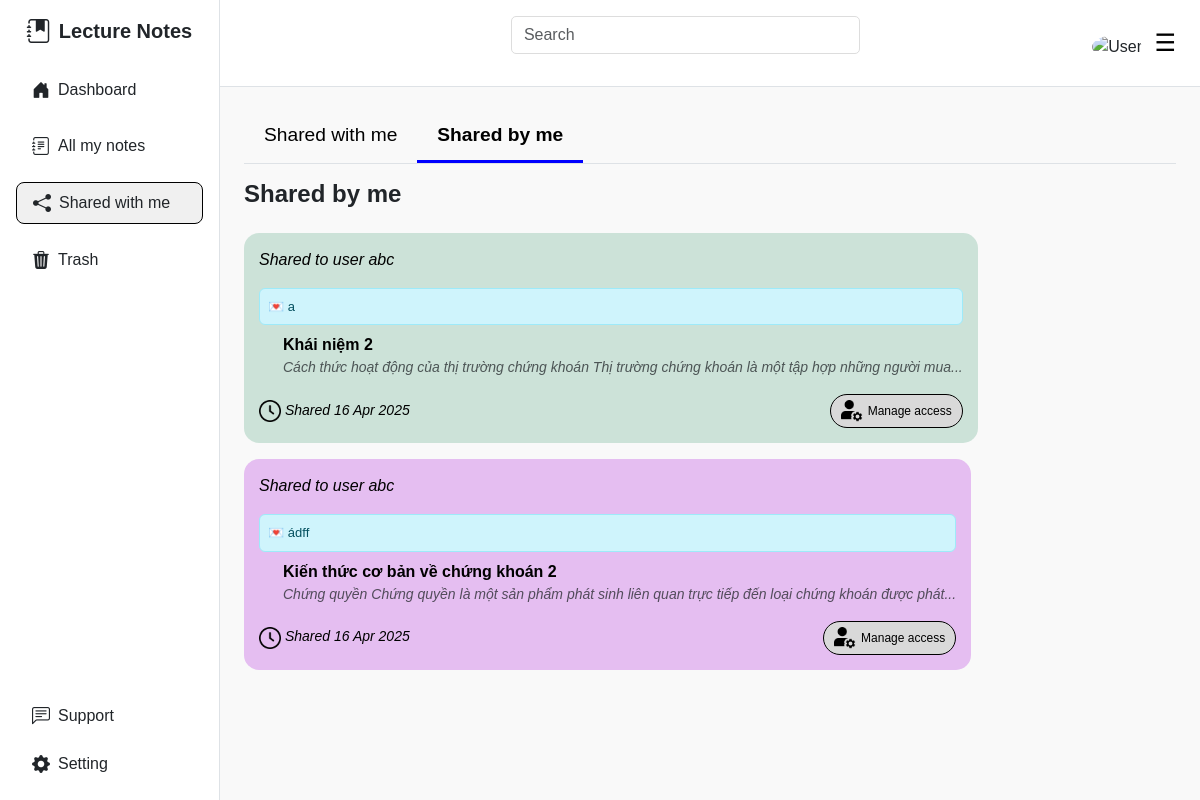
The page /share-by-me (signed in) on the database its author committed.
### website/models.py (models this page shows, shortened)
class ShareNote(db.Model):
    id = db.Column(db.Integer, primary_key=True)
    note_id = db.Column(db.Integer, db.ForeignKey('note.id'), nullable=False)
    sharer_id = db.Column(db.Integer, db.ForeignKey('user.id'), nullable=False)
    recipient_id = db.Column(db.Integer, db.ForeignKey('user.id'), nullable=False)
    shared_at = db.Column(db.DateTime, default=datetime.utcnow)
    note = db.relationship('Note', backref=db.backref('shared_notes', lazy=True))
    sharer = db.relationship('User', foreign_keys=[sharer_id], backref=db.backref('shared_note', lazy=True))
    recipient = db.relationship('User', foreign_keys=[recipient_id], backref=db.backref('shared_with', lazy=True))
    can_edit = db.Column(db.Boolean, default=False)
    message = db.Column(db.String(200), nullable=True)

class User(db.Model, UserMixin):
    id = db.Column(db.Integer, primary_key=True)
    first_name = db.Column(db.String(150), nullable=False)
    last_name = db.Column(db.String(150), nullable=False)
    email = db.Column(db.String(150), unique=True, nullable=False)
    password_hash = db.Column(db.String(150), nullable=False)
    role = db.Column(db.String(10), nullable=False, default='user')  # 'user' hoặc 'admin'
    status = db.Column(db.String(20), default='Active') # ['Active', 'Locked', 'Inactive']
    gender = db.Column(db.String(10), nullable=False)
    created_at = db.Column(db.DateTime, default=datetime.utcnow)

class Note(db.Model):
    id = db.Column(db.Integer, primary_key=True)
    title = db.Column(db.String(200), nullable=False)
    content = db.Column(db.Text, nullable=False)
    color = db.Column(db.String(20), default='note-green')
    created_at = db.Column(db.DateTime, default=datetime.utcnow)
    updated_at = db.Column(db.DateTime, default=datetime.utcnow)
    user_id = db.Column(db.Integer, db.ForeignKey('user.id'), nullable=False)
    user = db.relationship('User', backref=db.backref('notes', lazy=True))

### website/views.py (the view)
@views.route('/share-by-me')
@login_required
def share_by_me():
    shared_notes = ShareNote.query.filter_by(sharer_id=current_user.id).all()
    return render_template('share_with_me.html', user=current_user, shared_notes=shared_notes, shared_by_me=True)

### website/__init__.py (called while the page is built)
def create_app():
    app = Flask(__name__)
    app.config.from_object(Config)
    db.init_app(app)
    from .views import views
    from .auth import auth
    from .api import api
    from .admin import admin
    app.register_blueprint(views, url_prefix='/')
    app.register_blueprint(auth, url_prefix='/')
    app.register_blueprint(api, url_prefix='/api')
    app.register_blueprint(admin, url_prefix='/admin')
    from .models import User
    login_manager = LoginManager()
    login_manager.login_view = 'auth.login'
    login_manager.init_app(app)
    @login_manager.user_loader
    def load_user(user_id):
        return User.query.get(int(user_id))
    create_database(app)
    return app

### website/templates/share_with_me.html (shortened to what this page needs)
{% extends 'base.html' %}
{% block content %}
<div class="content p-4 flex-grow-1">
  <div id="shared-with-me">
    <div class="d-flex mb-3 border-bottom">
      <button class="tab-button {% if not shared_by_me %}active{% endif %}" id="tab1">Shared with me</button>
      <button class="tab-button {% if shared_by_me %}active{% endif %}" id="tab2">Shared by me</button>
    </div>
    <h4 class="mb-4 fw-bold">
      {{ 'Shared by me' if shared_by_me else 'Share with me' }}
    </h4>
    <div class="d-flex flex-wrap gap-3">
      {% if shared_notes|length == 0 %}
      <div class="text-center w-100">
        <p class="text-muted">
          {{ "You haven't shared any notes." if shared_by_me else 'No notes have been shared with you yet.' }}
        </p>
      </div>
      {% else %}
      {% for shared_note in shared_notes %}
      <div class="card-shared {{ shared_note.note.color }}" style="cursor: pointer;" data-note-id="{{ shared_note.note.id }}">
        <p class="fst-italic">
          {% if shared_by_me %}
          Shared to {{ shared_note.recipient.first_name }} {{ shared_note.recipient.last_name }}
          {% else %}
          Shared by {{ shared_note.sharer.first_name }} {{ shared_note.sharer.last_name }}
          {% endif %}
        </p>
        {% if shared_note.message is defined and shared_note.message %}
        <div class="alert alert-info p-2 mb-2" role="alert" style="font-size: 13px;">
          💌 {{ shared_note.message }}
        </div>
        {% endif %}
        <div class="fw-bold ms-4">{{ shared_note.note.title }}</div>
        <div class="text-muted ms-4 fst-italic" style="font-size: 14px;">
          {{ shared_note.note.content[:100] }}{% if shared_note.note.content|length > 100 %}...{% endif %}
        </div>
        <div class="d-flex justify-content-between align-items-center mt-3">
          <span class="fst-italic" style="font-size: 14px;">
            <img src="{{ url_for('static', filename='images/clock.png') }}" alt="Image" style="width: 22px;">
            Shared {{ shared_note.shared_at.strftime('%d %b %Y') }}
          </span>
          <span class="tag ms-4" style="font-size: 12px; background: #D9D9D9; border: 1px solid #000000">
            <img src="{{ url_for('static', filename='images/profile.png') }}" alt="Image" style="width: 22px;">
            Manage access
          </span>
        </div>
      </div>
      {% endfor %}
      {% endif %}
    </div>
  </div>
</div>
{% endblock %}

### website/static/dashboard.css (style rules this page uses)
body { font-family: Arial, sans-serif; background-color: #f9f9f9; }
h4 { font-weight: bold; }
.note-green { background-color: rgba(25, 135, 84, 0.2); color: #000; }
.note-purple { background-color: #E5BEF1; color: #000; }
.tab-button { border: none; background: none; font-weight: 500; font-size: 1.2rem; padding: 10px 20px; border-bottom: 3px solid transparent; cursor: pointer; }
.tab-button.active { border-color: blue; font-weight: bold; color: black; }
.card-shared { border-radius: 15px; padding: 15px; min-width: 250px; }
.tag { font-size: 0.85rem; border: 1px solid #ccc; border-radius: 20px; padding: 5px 10px; display: inline-flex; align-items: center; gap: 5px; }

### rows shown on the page
ShareNote: recipient.first_name "user", recipient.last_name "abc", message "a", note "Khái niệm 2", note "Cách thức hoạt động của thị trường chứng khoán Thị trường chứng khoán là một tập hợp những người mua", shared_at "16 Apr 2025"
ShareNote: recipient.first_name "user", recipient.last_name "abc", message "ádff", note "Kiến thức cơ bản về chứng khoán 2", note "Chứng quyền Chứng quyền là một sản phẩm phát sinh liên quan trực tiếp đến loại chứng khoán được phát", shared_at "16 Apr 2025"

### other values the page prints
{{ 'Shared by me' if shared_by_me else 'Share with me' }} "Shared by me"
